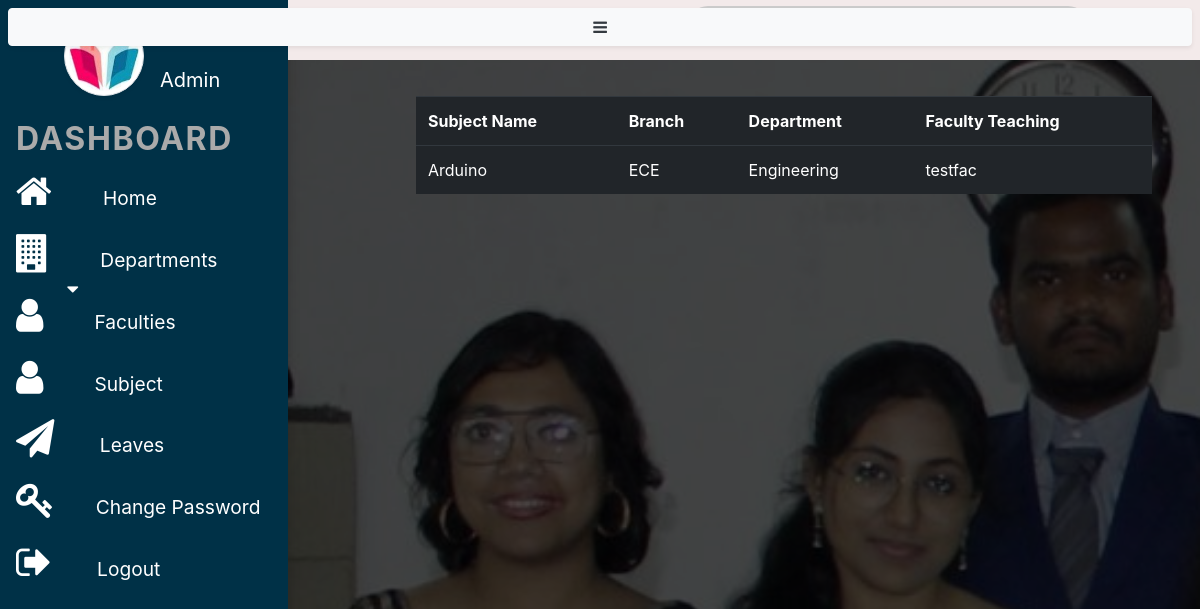
The app's page /admin/ece.php with its own data.
### tables this page shows
CREATE TABLE `subject` (
  `id` int(11) NOT NULL,
  `name` varchar(255) NOT NULL,
  `branch` varchar(255) NOT NULL,
  `dept` varchar(255) NOT NULL,
  `facteach` varchar(255) NOT NULL,
  `date added` timestamp(6) NOT NULL DEFAULT current_timestamp(6) ON UPDATE current_timestamp(6)
);

### admin/ece.php (the view, shortened to what this page needs)
<?php
include "adminsidebar.php";
include "dbconn.php";
$query = "SELECT * FROM subject WHERE branch='ECE'";
$result=mysqli_query($conn,$query);
?>
<!DOCTYPE html>
<html lang="en">
<head>
    <link rel="stylesheet" href="https://stackpath.bootstrapcdn.com/bootstrap/4.1.1/css/bootstrap.min.css"
>
    <link rel="stylesheet" href="https://stackpath.bootstrapcdn.com/font-awesome/4.7.0/css/font-awesome.min.css">
    <link rel="stylesheet" href="css/faculty.css">
    <link rel="stylesheet" href="css/style.css">
</head>
<body>
      <div class="page-content p-5" id="content">
          <div class="topbar fixed-top">
              <button id="sidebarCollapse" class="btn btn-light text-dark bg-light rounded-pill shadow-sm m-2 mb-4 fixed-top">
                  <i class="fa fa-bars"></i>
              </button>
              <div class="search">
                  <label>
                  </label>
              </div>
      </div>
      <br><br>
            <table style="color:white;" class="table table-dark">
                <tr>
                    <th>Subject Name</th>
                    <th>Branch</th>
                    <th>Department</th>
                    <th>Faculty Teaching</th>
                </tr>
                <?php while($row=mysqli_fetch_array($result)){   ?>
                    <tr>
                        <td>
                            <?php echo $row['name'] ?>
                </td>
                <td>
                            <?php echo $row['branch'] ?>
                            </td>
                            <td>
                            <?php echo $row['dept'] ?>
                            </td>
                            <td>
                            <?php echo $row['facteach'] ?>
                        </td>
                    </tr>
                    <?php  }  ?>
            </table>
</body>
</html>

### admin/css/styleBoo.css (style rules this page uses)
body { background:url('../img/admin-bg.jpg'); overflow-x: hidden; background-size:cover; background-repeat: no-repeat; }
.topbar { width:100%; background-color: rgb(243, 234, 234); height:60px; padding: 0 10px; display: flex; justify-content: space-between; align-items: center; margin-left: 24%; transition: all 0.4s; }
.search { position:relative; width: 400px; margin: 0 10px; }
.search label { position: relative; width: 100%; }
.page-content { width: calc(100%-23rem); margin-left: 23rem; transition: all 0.4s; }

### admin/css/faculty.css (style rules this page uses)
body { background:url('../img/faculty-bg.jpg'); overflow-x: hidden; background-size:cover; background-repeat: no-repeat; }
.topbar { width:100%; background-color: rgb(243, 234, 234); height:60px; padding: 0 10px; display: flex; justify-content: space-between; align-items: center; margin-left: 24%; transition: all 0.4s; }
.search { position:relative; width: 400px; margin: 0 10px; }
.search label { position: relative; width: 100%; }
.page-content { width: calc(100%-23rem); margin-left: 23rem; transition: all 0.4s; }

### admin/css/style.css (style rules this page uses)
* { margin: 0; padding: 0; }
label { font-family: sans-serif; font-size: 18px; font-style: italic; }

### records on screen
subject: name "Arduino", branch "ECE", dept "Engineering", facteach "testfac"
